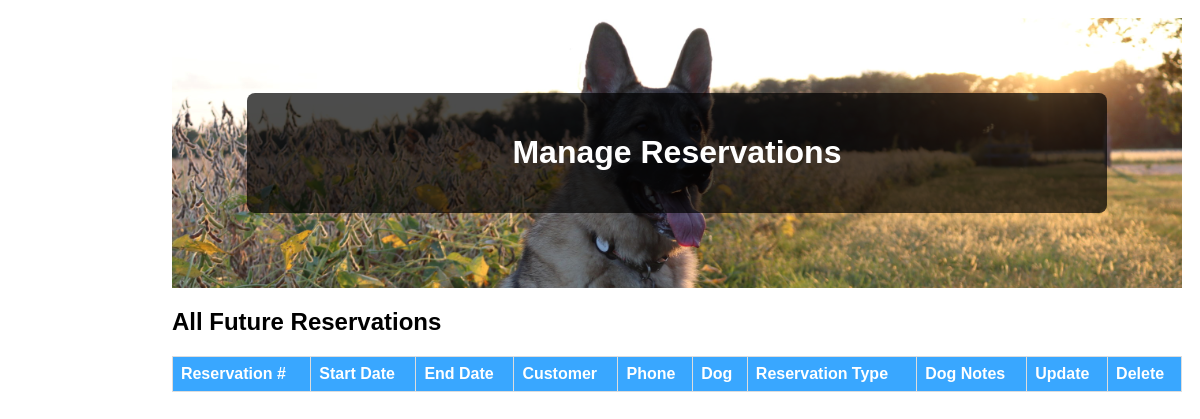
Page /php/AdminPortal/ViewReservations.php (signed in) on the earlier database version.
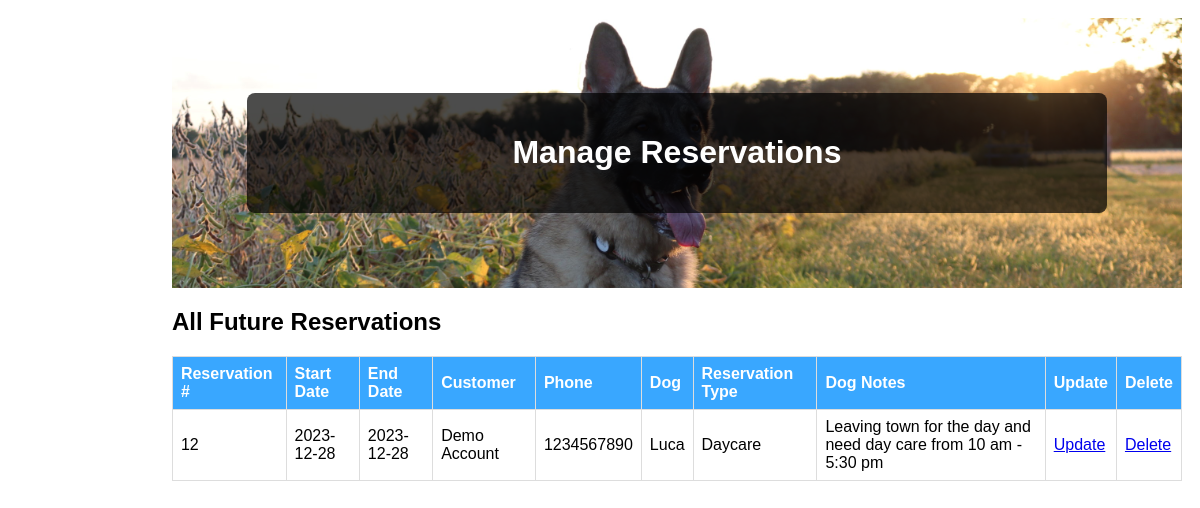
Same page on the later database version.
### tables this page shows
CREATE TABLE `customer` (
  `CustID` bigint(20) NOT NULL,
  `CustFirstName` varchar(100) NOT NULL,
  `CustLastName` varchar(100) NOT NULL,
  `CustPhone` varchar(20) NOT NULL,
  `CustAddress` varchar(100) NOT NULL,
  `CustCity` varchar(100) NOT NULL,
  `CustState` varchar(100) NOT NULL,
  `CustZip` varchar(100) NOT NULL,
  `AcctEmail` varchar(100) NOT NULL,
  `User_ID` bigint(20) NOT NULL
);

CREATE TABLE `dog` (
  `DogID` int(11) NOT NULL,
  `DogName` varchar(30) NOT NULL,
  `Breed` varchar(30) NOT NULL,
  `DogDOB` date NOT NULL,
  `Sex` char(1) NOT NULL,
  `isFixed` tinyint(1) NOT NULL,
  `Weight` int(3) NOT NULL,
  `Color` varchar(16) NOT NULL,
  `HasForms` tinyint(1) NOT NULL DEFAULT 0,
  `DogOtherInfo` varchar(500) NOT NULL,
  `CustID` int(11) NOT NULL
);

### php/UserHandling/classes/Config.php (called while the page is built)
<?php
class Config {
    public static function get($path = null) {
        if($path) {
            $config = $GLOBALS['config'];
            $path = explode('/',$path);
            foreach($path as $bit ) {
                if(isset($config[$bit])) {
                    $config = $config[$bit];
                } else {
                    return false;
                }
            }
            return $config;
        }
        return false;
    }
}

### php/UserHandling/classes/DB.php (called while the page is built, shortened)
<?php
class DB {
    private static $_instance = null;
    private $_pdo,
            $_query,
            $_lastQuery,
            $_error = false,
            $_results,
            $_count = 0;
    private function __construct() {
        try {
            $this->_pdo = new PDO('mysql:host=' . Config::get('mysql/host') . ';dbname=' . Config::get('mysql/db'),Config::get('mysql/username'), Config::get('mysql/password'));
        } catch (PDOException $e) {
            die($e->getMessage());
        }
    }
    public static function getInstance() {
        if(!isset(self::$_instance)) {
            self::$_instance = new DB();
        }
        return self::$_instance;
    }
    public function query($sql, $params = array()) {
        $this->_error = false;
        if($this->_query = $this->_pdo->prepare($sql)) {
            $x=1;
            if(count($params)) {
                foreach($params as $param) {
                    $this->_query->bindValue($x, $param);
                    $x++;
                }
            }
            if($this->_query->execute()) {
                $this->_results = $this->_query->fetchAll(PDO::FETCH_OBJ);
                $this->_count = $this->_query->rowCount();
            } else {
                $this->_error = true;
            }
        }
        return $this;
    }
    public function get($table, $where) {
        return $this->action('SELECT *', $table, $where);
    }
    public function results() {
        return $this->_results;
    }
    public function first() {
        return $this->results()[0];
    }
    private function action ($action, $table, $where = array()) {
        if(count($where) === 3) {
            $operators = array('=','>','<','<=','>=');
            $field      = $where[0];
            $operator   = $where[1];
            $value      = $where[2];
            if (in_array($operator, $operators)) {
                $sql = "{$action} FROM {$table} WHERE {$field} {$operator} ?";
                if(!$this->query($sql,array($value))->error()) {
                    return $this;
                }
            }
        }
        return false;
    }
    public function count() {
        return $this->_count;
    }
    public function error() {
        return $this->_error;
    }
}

### php/UserHandling/classes/User.php (called while the page is built, shortened)
<?php
class User {
    private $_db,
            $_data,
            $_sessionName,
            $_cookieName,
            $_isLoggedIn;
    public function __construct($user = null) {
        $this->_db = DB::getInstance();
        $this->_sessionName = Config::get('session/session_name');
        if(!$user) {
            if(Session::exists($this->_sessionName)) {
                $user = Session::get($this->_sessionName);
                if($this->find($user)) {
                    $this->_isLoggedIn = true;
                } else {
                }
            }
        } else {
            $this->find($user);
        }
    }
    public function find($user = null) {
        if($user) {
            $field = (is_numeric($user)) ? 'id' : 'username';
            $data = $this->_db->get('users', array($field, '=', $user));
            if($data->count() > 0) {
                return true;
            }
        }
        return false;
    }
    public function isLoggedIn() {
        return $this->_isLoggedIn;
    }
}

### php/UserHandling/classes/Session.php (called while the page is built, shortened)
<?php
class Session {
    public static function exists($name) {
        return (isset($_SESSION[$name])) ? true : false;
    }
    public static function get($name) {
        return $_SESSION[$name];
    }
}

### php/UserHandling/classes/Reservation.php (called while the page is built, shortened)
<?php
class Reservation {
    private $_db,
            $_reservationData;
    public function __construct($service, array $dogs) {
        $this->_db = DB::getInstance();
    }
    public function getReservationData()
    {
        return $this->_reservationData;
    }
    public function getAllReservationsView() {
        $data = $this->_db->get('v_futureBoardingDaycare', array('1', '=', '1'));
        if($data->count() > 0) {
            $this->_reservationData = $data->results();
            return true;
        }
        return false;
    }
}

### php/UserHandling/classes/Customer.php (called while the page is built, shortened)
<?php
class Customer {
    private $_db,
            $_customerData,
            $_sessionName;
    public function __construct() {
        $this->_db = DB::getInstance();
    }
    public function getCustomerData() {
        return $this->_customerData;
    }
    public function findCustInfoWithCustID($customer = null){
        if($customer){
            $fields = 'CustID';
            $data = $this->_db->get('customer', array($fields, '=', $customer));
            if($data->count() > 0) {
                $this->_customerData = $data->first();
                return true;
            }
        }else{
            return false;
        }
    }
}

### php/UserHandling/classes/Dog.php (called while the page is built, shortened)
<?php
class Dog {
    private $_db,
            $_dogData,
            $_sessionName;
    public function __construct() {
        $this->_db = DB::getInstance();
    }
    public function findDogInfoWithDogID($dog = null){
        if($dog){
            $fields = 'DogID';
            $data = $this->_db->get('dog', array($fields, '=', $dog));
            if($data->count() > 0) {
                $this->_dogData = $data->first();
                return true;
            }
        }else{
            return false;
        }
    }
    public function data(){
        return $this->_dogData;
    }
}

### php/AdminPortal/ViewReservations.php (the view, shortened to what the changed rows need)
<?php
    $user = new User();
    if($user->isLoggedIn()) {
?>
<!DOCTYPE html>
<html>
<head>
    <link rel="stylesheet" href="/PeaceOfHeavenWebPage/css/AdminHome.css">
</head>
<body>
    <div class=content>
        <div class="header">
            <div class="welcome-box">
            <h1>Manage Reservations</h1>
            </div>
        </div>
        <h2>All Future Reservations</h2>
        <table>
            <thead>
            <tr>
                <th>Reservation #</th>
                <th>Start Date</th>
                <th>End Date</th>
                <th>Customer</th>
                <th>Phone</th>
                <th>Dog</th>
                <th>Reservation Type</th>
                <th>Dog Notes</th>
                <th>Update</th>
                <th>Delete</th>
            </tr>
            </thead>
            <tbody>
            <?php
                $reservation = new Reservation('service', array());
                $dog = new Dog();
                $customer = new Customer();
                $reservation->getAllReservationsView();
                $allReservations = $reservation->getReservationData();
                if(!empty($allReservations)){
                    foreach ($allReservations as $reservation){
                        $customer->findCustInfoWithCustID($reservation->CustID);
                        $customerData = $customer->getCustomerData();
                        $dog->findDogInfoWithDogID($reservation->DogID);
                        $dogData = $dog->data();
                        echo '<tr>';
                        echo '<td>' . $reservation->Res_ID . '</td>';
                        echo '<td>' . $reservation->ResStartTime . '</td>';
                        echo '<td>' . $reservation->ResEndTime . '</td>';
                        echo '<td>' . $customerData->CustFirstName . ' ' . $customerData->CustLastName . '</td>';
                        echo '<td>' . $customerData->CustPhone . '</td>';
                        echo '<td>' . $dogData->DogName . '</td>';
                        echo '<td>' . $reservation->ServiceType . '</td>';
                        echo '<td>' . $reservation->ResDesc . '</td>';
                        echo '<td>'
                                . '<p><a href="UpdateReservation.php?Res_ID='
                                    . urlencode($reservation->Res_ID)
                                . '&ServiceType=' . urlencode($reservation->ServiceType) . '">Update</a></p>'
                            . '</td>';
                        echo '<td>'
                            . '<p><a href="DeleteReservation.php?Res_ID='
                                . urlencode($reservation->Res_ID)
                            . '&ServiceType=' . urlencode($reservation->ServiceType) . '">Delete</a></p>'
                            . '</td>';
                        echo '</tr>';
                    }
                }
            ?>
            </tbody>
        </table>
        <br><br>
</div>
</body>
</html>
<?php
}else{Redirect::to('../UserHandling/login.php');} ?>

Differences in the rows shown:
added customer: CustFirstName "Demo", CustLastName "Account", CustPhone "1234567890"
added dog: DogName "Luca"
Other differences:
new list line: "12 2023-12-28 2023-12-28 Daycare Leaving town for the day and need day care from 10 am - 5:30 pm Update Delete"
